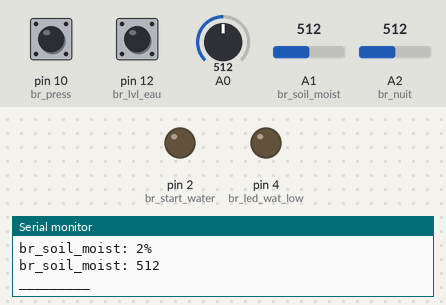
This sketch was run on a simulated Arduino Uno, built with avr-gcc and run on an emulated ATmega328P. Shown: output pins drawn as LEDs (lit = HIGH), the last lines printed to the serial monitor. Inputs (shaded band) come from the test bench; at power-on: pin 12 (br_lvl_eau) HIGH, A2 (br_nuit) = 512, pin 10 (br_press) HIGH, A0 = 512, A1 (br_soil_moist) = 512.

Above: at 1.2 s.
1.3 s: pin 12 (br_lvl_eau) pulled LOW for 3.2 s
At 2.8 s:
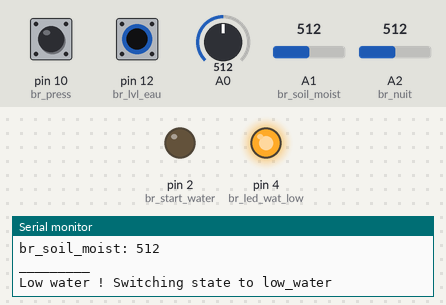
6.0 s: A2 (br_nuit) set to 110
10.4 s: A2 (br_nuit) set to 88
Timing chart, 0 to 13.4 s (numbered marks = the images above; inputs shaded):
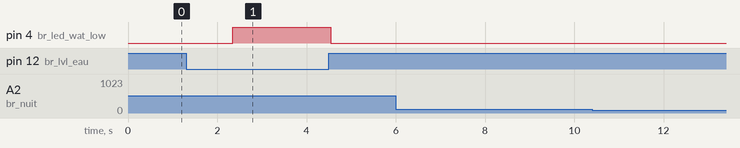

The sketch:

main_comment__.ino
```cpp
//============Configuration du senior el system============
int set_moist = 50; //Réglage de l'humidité du sol requise par la plante remplacer les X par la valeur en % d'humidité (100% = terre très mouillée, 0% = terre sèche)
//=========================================================
//variables pour le timer et comparaison de la pression atmosphérique sur 3h
unsigned long press=0; //valeur de la pression atmo
unsigned long press_save=0; //Sauvegarde de la pression pour la prise d'info initiale (avant les 3h)
unsigned long temps=0; //timer (max 49d)
unsigned long temps_save=0; //Sauvegarde de l'état précédent du chrono pour faire un timer
//=========================================================
//Les variables suivantes ont été créées pour une identification plus facide de l'usage de chaque broche dans le programme
int br_nuit = A2; //broche de la photo résistance
int br_lvl_eau = 12; //broche du capteur à ultrasons pour le niveau de l'eau
int br_soil_moist = A1; //broche du capteur d'humidité du sol
int br_press = 10; //broche du baromètre
int br_start_water = 2; //broche électrovanne
int br_led_wat_low = 4; //broche faible niveau eau
//===========================================================
int percent_wat = 0; //valeur du pourcentage d'humidité du sol, valeur réelle (pas définie par l'utilisateur
enum {read_sensors, check_rain, begin_water, low_water}state; //enumération des différents états du système

void setup(){
  Serial.begin(9600); //démarrage de la liaison série qui ne sera utilisée que pour le débogage
  Serial.print("Initialized serial link... "); //logs pour débogage du programme
//=======Initialisation pins=======
  pinMode(br_start_water, OUTPUT);
  pinMode(br_nuit, INPUT);
  pinMode(br_lvl_eau, INPUT_PULLUP);
  pinMode(br_soil_moist, INPUT);
  pinMode(br_press, INPUT_PULLUP);
  pinMode(br_led_wat_low, OUTPUT);
  digitalWrite(br_start_water, LOW);
  digitalWrite(br_led_wat_low, LOW);
  Serial.print("Initialized pins... "); //logs pour débogage du programme
//=======Init variables=======
  temps = millis();
  temps_save = 0; //remise à 0 du timer
  press_save = digitalRead(br_press); //première lecture de la pression atmo (non terminé)
  state=read_sensors; //changement d'état du programme
  Serial.print("Initialized variables... "); //logs pour débogage du programme
}

void loop() {
  switch(state){
    case read_sensors: //début de l'état de lecture des capteurs
      digitalWrite(br_start_water, LOW); //couper l'arrosage
      //==========================
      percent_wat = (map(analogRead(A0), 520, 250, 0, 100)); //on assisgne à la variable percent_wat
      //la valeur de la broche A0 mappée afin que 520 équivaux a 0% et 250, 100%. Ce afin d'avoir le pourcentage d'humidité du sol
     //===========================
      if (digitalRead(br_lvl_eau) == LOW) { //s'assurer que le niveau d'eau est correct
        Serial.println("Low water ! Switching state to low_water"); //sortie débogage
        state = low_water; //on change d'état pour passer à "low_water"
        break; //on arrête l'execution de cet état pour skip vers l'état "low_water"
      }
      if (analogRead(br_nuit)<50) { //on vérifie qu'il fasse nuit avec la valeur analogique renvoyée par la photo résistance
        Serial.println("Night is true"); //sortie débogage
        if (percent_wat<set_moist) { //vérifier que la terre est moins humide que défini par l'utilisateur
          Serial.println("Soil is dry ! Switching state to check_rain");//sortie débogage
          state = check_rain;//on change d'état pour "check_rain"
        }
      } else {
          Serial.println("Nothing detected, Switching state to read_sensors");//si aucune des conditions ci dessus n'est validée, on repars au début
          state=read_sensors;
        }
      //débogage
      Serial.println("Case read_sensors successfully executed using following settings: ");
      Serial.print("br_nuit: ");
      Serial.println(analogRead(br_nuit));
      Serial.print("br_lvl_eau: ");
      Serial.println(digitalRead(br_lvl_eau));
      Serial.print("br_soil_moist: ");
      Serial.print(percent_wat);
      Serial.println("%");
      Serial.print("br_soil_moist: ");
      Serial.println(analogRead(br_soil_moist));
      Serial.println("_________");
      //===========================
      delay(1000);//1 seconde de délais pour pouvoir lire les données de débogage
      break;//on arrête l'éxecution du programme et on passe à l'état suivant (peut être check_rain ou read_sensors)


    case check_rain: //début de l'état check_rain
      //Tout le code pour la vérification de si il va pleuvoir ou non n'a pas encore été créé.
      //Nous en somme a la phase de création du code pour la photorésistance. Ce code va être complètement modifié.
      //Un début de code est disponible dans se repository à cette addresse https://github.com/l3ochan/comptegouteauto/blob/main/cases/analog/check_rain.ino
      //Le code n'a pas été modifié depuis longtemps et est très loin d'un stade final. Ne pas en tenir compte.
      //Sachant tout ca, Pour le test de la machine d'état, la condition de pression atmosphérique était validée par l'activation d'un interrupteur.
      if (digitalRead(br_press)==LOW) { //interrupteur pression on?
        Serial.println("no pressure drop detected ! switching state to begin_water");//débogage
        state = begin_water; //interrupteur allumé, qui simule que la pression n'a pas baissé la pression n'a pas baissé, on lance l'arrosage
    } else{
        Serial.println("pressure drop detected ! switching state to read_sensors");//débogage
        state = read_sensors;//interrupteur éteint, qui simule que la pression a baissé, on repars sur la lecture des capteurs
      }
      Serial.println("_________");//débogage
      break; //on arrête l'éxecution du bout de programme


    case begin_water:
      //Le code pour le démarrage de l'eau n'est lui aussi pas terminé. Pour le moment, l'ouverture de la vanne est symbolisé par une led.
      //On allume simplement la led pour symboliser que toutes les conditions sont réunies pour lancer un arrosage.
      digitalWrite(br_start_water, HIGH);//on allume la led, (arrosage a commencé)
      Serial.println("Turned on water");//débogage
      delay(10000); //timer de 30 min (10s pour les tests) à remplacer par millis pour vérification continue du niveau d'eau
      digitalWrite(br_start_water, LOW); //on éteint la led (couper l'arrosage) au bout des 30 min (10s pour tests)
      Serial.println("Turned off water");//débogage
      Serial.println("Case read_sensors successfully executed, switching state to read_sensors ");//débogage
      Serial.println("_________");//débogage
      state=read_sensors; //on repars sur l'état "read_sensors"
      break;//on arrête l'éxecution du bout de programme

    case low_water: //début de l'état low_water
      while (digitalRead(br_lvl_eau) == LOW) { //on vérifie que le niveau de l'eau soit toujours faible
        digitalWrite(br_led_wat_low, HIGH); //on allume la led, et le programme restera bloqué ici tant que l'utilisateur n'ajoute pas d'eau
      }
      //La suite s'éxecute si de l'eau est ajoutée
      Serial.println("Water level is good"); //sortie débogage
      Serial.println("Case low_water successfully executed switching state to read_sensors"); //sortie débogage
      Serial.println("_________"); //sortie débogage
      digitalWrite(br_led_wat_low, LOW); //on éteint la led niveau faible
      state = read_sensors; //on repars sur l'état "read_sensors"
      break; //on arrête l'éxecution du bout de programme
  }
}
```

Measured:
- after the input at 1.3 s, pin 4 (br_led_wat_low): LOW → HIGH after 1.1 s, → LOW 2.2 s later
